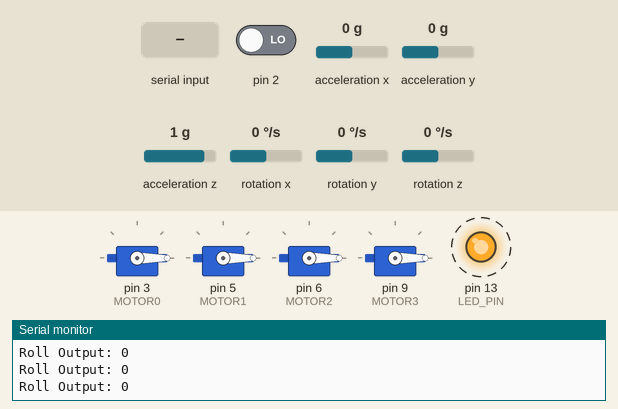
A sketch run on a simulated Arduino Uno, built with avr-gcc and run on an emulated ATmega328P. Shown: 4 × servo, output pins drawn as LEDs (lit = HIGH), the last lines printed to the serial monitor. Dashed ring = blinking. The test bench sets the inputs (shaded band); at power-on: acceleration x 0 g, acceleration y 0 g, acceleration z 1 g, pin 2 LOW, rotation x 0 °/s, rotation y 0 °/s, rotation z 0 °/s. The sensor or clock chip raises its interrupt line as the real part does.

Above: at 5.7 s.
5.8 s: acceleration x set to -1.4 g
8.8 s: "90,45\n" received over Serial
At 10.58 s:
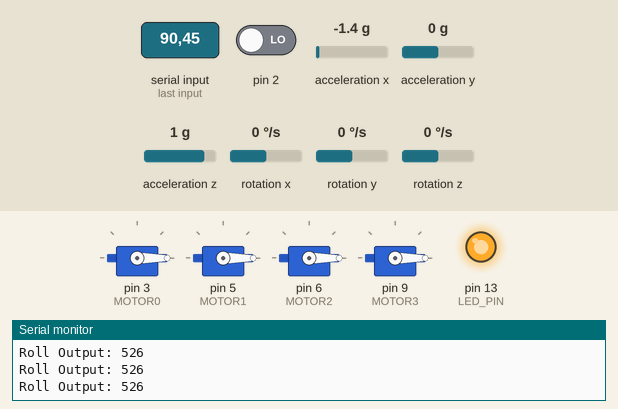
11.8 s: "30,150\n" received over Serial
At 12.95 s:
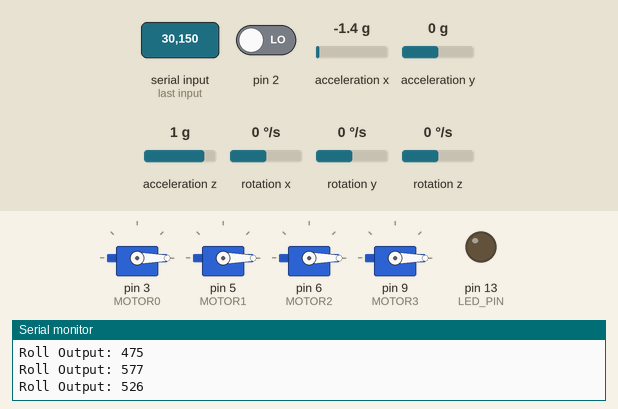
14.8 s: acceleration y set to -1.4 g
At 16.21 s:
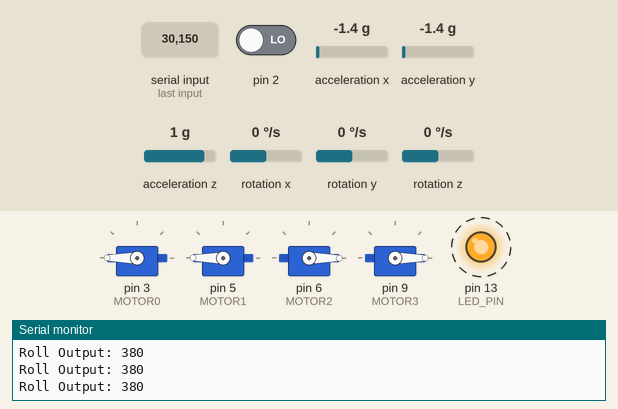
17.8 s: acceleration x set to 0.1 g
At 19.14 s:
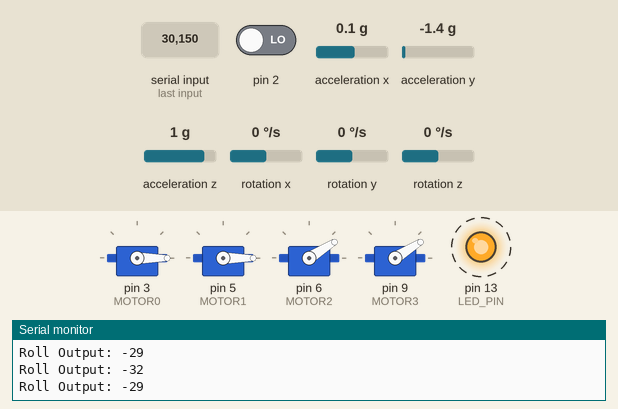
20.8 s: acceleration z set to 0 g
Timing chart, 0 to 24.8 s (numbered marks = the images above; inputs shaded):
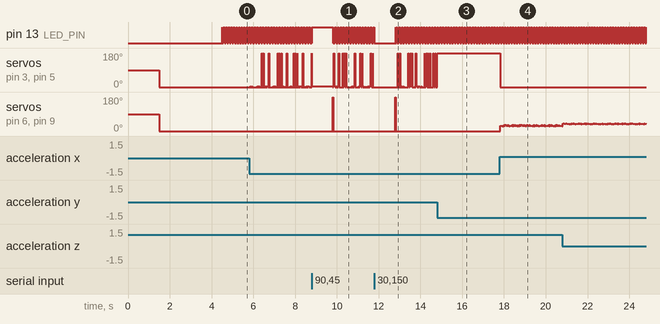

The sketch:

AdamCopter.ino
```cpp
#include "Config.h"
// Updates should (hopefully) always be available at https://github.com/jrowberg/i2cdevlib
#include "I2Cdev.h"
#include <Servo.h>

#include "MPU6050_6Axis_MotionApps20.h"
//#include "MPU6050.h" // not necessary if using MotionApps include file

// Arduino Wire library is required if I2Cdev I2CDEV_ARDUINO_WIRE implementation
// is used in I2Cdev.h
#if I2CDEV_IMPLEMENTATION == I2CDEV_ARDUINO_WIRE
#include "Wire.h"
#endif

// class default I2C address is 0x68
// specific I2C addresses may be passed as a parameter here
// AD0 low = 0x68 (default for SparkFun breakout and InvenSense evaluation board)
// AD0 high = 0x69
MPU6050 mpu;
//MPU6050 mpu(0x69); // <-- use for AD0 high

/* =========================================================================
   NOTE: In addition to connection 3.3v, GND, SDA, and SCL, this sketch
   depends on the MPU-6050's INT pin being connected to the Arduino's
   external interrupt #0 pin. On the Arduino Uno and Mega 2560, this is
   digital I/O pin 2.
   ========================================================================= */

/* =========================================================================
   NOTE: Arduino v1.0.1 with the Leonardo board generates a compile error
   when using Serial.write(buf, len). The Teapot output uses this method.
   The solution requires a modification to the Arduino USBAPI.h file, which
   is fortunately simple, but annoying. This will be fixed in the next IDE
   release. For more info, see these links:

   http://arduino.cc/forum/index.php/topic,109987.0.html
   http://code.google.com/p/arduino/issues/detail?id=958
   ========================================================================= */


// uncomment "OUTPUT_READABLE_QUATERNION" if you want to see the actual
// quaternion components in a [w, x, y, z] format (not best for parsing
// on a remote host such as Processing or something though)
//#define OUTPUT_READABLE_QUATERNION

// uncomment "OUTPUT_READABLE_EULER" if you want to see Euler angles
// (in degrees) calculated from the quaternions coming from the FIFO.
// Note that Euler angles suffer from gimbal lock (for more info, see
// http://en.wikipedia.org/wiki/Gimbal_lock)
//#define OUTPUT_READABLE_EULER

// uncomment "OUTPUT_READABLE_YAWPITCHROLL" if you want to see the yaw/
// pitch/roll angles (in degrees) calculated from the quaternions coming
// from the FIFO. Note this also requires gravity vector calculations.
// Also note that yaw/pitch/roll angles suffer from gimbal lock (for
// more info, see: http://en.wikipedia.org/wiki/Gimbal_lock)
//#define OUTPUT_READABLE_YAWPITCHROLL

//default mode to store values in yprout array for computing pid
#define OUTPUT_ARRAY_YAWPITCHROLL

// uncomment "OUTPUT_READABLE_REALACCEL" if you want to see acceleration
// components with gravity removed. This acceleration reference frame is
// not compensated for orientation, so +X is always +X according to the
// sensor, just without the effects of gravity. If you want acceleration
// compensated for orientation, us OUTPUT_READABLE_WORLDACCEL instead.
//#define OUTPUT_READABLE_REALACCEL

// uncomment "OUTPUT_READABLE_WORLDACCEL" if you want to see acceleration
// components with gravity removed and adjusted for the world frame of
// reference (yaw is relative to initial orientation, since no magnetometer
// is present in this case). Could be quite handy in some cases.
//#define OUTPUT_READABLE_WORLDACCEL

// uncomment "OUTPUT_TEAPOT" if you want output that matches the
// format used for the InvenSense teapot demo
//#define OUTPUT_TEAPOT


#define LED_PIN 13 // (Arduino is 13, Teensy is 11, Teensy++ is 6)
bool blinkState = false;

// MPU control/status vars
bool dmpReady = false;  // set true if DMP init was successful
uint8_t mpuIntStatus;   // holds actual interrupt status byte from MPU
uint8_t devStatus;      // return status after each device operation (0 = success, !0 = error)
uint16_t packetSize;    // expected DMP packet size (default is 42 bytes)
uint16_t fifoCount;     // count of all bytes currently in FIFO
uint8_t fifoBuffer[64]; // FIFO storage buffer

// orientation/motion vars
Quaternion q;           // [w, x, y, z]         quaternion container
VectorInt16 aa;         // [x, y, z]            accel sensor measurements
VectorInt16 aaReal;     // [x, y, z]            gravity-free accel sensor measurements
VectorInt16 aaWorld;    // [x, y, z]            world-frame accel sensor measurements
VectorFloat gravity;    // [x, y, z]            gravity vector
float euler[3];         // [psi, theta, phi]    Euler angle container
float ypr[3];           // [yaw, pitch, roll]   yaw/pitch/roll container and gravity vector

// packet structure for InvenSense teapot demo
uint8_t teapotPacket[14] = { '$', 0x02, 0, 0, 0, 0, 0, 0, 0, 0, 0x00, 0x00, '\r', '\n' };


// ================================================================
// ===               INTERRUPT DETECTION ROUTINE                ===
// ================================================================

volatile bool mpuInterrupt = false;     // indicates whether MPU interrupt pin has gone high
void dmpDataReady() {
  mpuInterrupt = true;
}
//------------------------------------------------------------END MPU HEADER------------------------------------------------------------

float yprout[3];

int yawSetPoint = 0;
int pitchSetPoint = 0;
int rollSetPoint = 0;

char throttle = 0;

int yawNow = 0;
int pitchNow = 0;
int rollNow = 0;

int yawTimeChange = 0;
int pitchTimeChange = 0;
int rollTimeChange = 0;

int yawLastTime = 0;
int pitchLastTime = 0;
int rollLastTime = 0;

int yawLastError = 0;
int pitchLastError = 0;
int rollLastError = 0;

int yawError = 0;
int pitchError = 0;
int rollError = 0;

int yawOutput = 0;
int pitchOutput = 0;
int rollOutput = 0;

Servo motor0;
Servo motor1;
Servo motor2;
Servo motor3;

int MotorTestOutput = 0;

void setup() {
  //Serial.begin(115200); //temp only! this is normally done in initMPU
  initMPU();
  motorInit();
  armMotors();
}

void loop() {
  updateMPUValues();//updates ypr[] array
  updateUserInput();//currently using hardcoded values for testing


//  Serial.println("ypr array");
//  Serial.print("ypr\t");
//  Serial.print(yprout[0]);
//  Serial.print("\t");
//  Serial.print(yprout[1]);
//  Serial.print("\t");
//  Serial.println(yprout[2]);

  //StabalizeYaw();
  //stabalizePitch();
  stabalizeRoll();


  motor0.write(throttle+rollOutput);
  motor1.write(throttle+rollOutput);
  motor2.write(throttle-rollOutput);
  motor3.write(throttle-rollOutput);

//  motor0.write(MotorTestOutput);
//  motor1.write(MotorTestOutput);
//  motor2.write(MotorTestOutput);
//  motor3.write(MotorTestOutput);

}
```

FlightControl.ino
```cpp
void flightControl(){

}

void StabalizeYaw(){

}

void stabalizePitch(){

}

void stabalizeRoll(){
  rollError = rollSetPoint - yprout[2];
  rollNow = millis();
  rollTimeChange = rollNow - rollLastTime;

  //final computation of output
  rollOutput = RKp * rollError + RKi * (rollError * rollTimeChange) + RKd * ((rollError - rollLastError)/rollTimeChange);
  Serial.print("Roll Output: ");
  Serial.println(rollOutput);

  //set maximum output values
//  if(rollOutput > 600) rollOutput = 600;
//  if(rollOutput < -600) rollOutput = -600;

  rollLastTime = rollNow;
  rollLastError = rollError;
  //Serial.println(rollOutput);

}
```

MPU_6050.ino
```cpp
void initMPU(){
    // join I2C bus (I2Cdev library doesn't do this automatically)
    #if I2CDEV_IMPLEMENTATION == I2CDEV_ARDUINO_WIRE
        Wire.begin();
        TWBR = 24; // 400kHz I2C clock (200kHz if CPU is 8MHz)
    #elif I2CDEV_IMPLEMENTATION == I2CDEV_BUILTIN_FASTWIRE
        Fastwire::setup(400, true);
    #endif

    // initialize serial communication
    // (115200 chosen because it is required for Teapot Demo output, but it's
    // really up to you depending on your project)
    Serial.begin(115200);
    //while (!Serial); // wait for Leonardo enumeration, others continue immediately

    // NOTE: 8MHz or slower host processors, like the Teensy @ 3.3v or Ardunio
    // Pro Mini running at 3.3v, cannot handle this baud rate reliably due to
    // the baud timing being too misaligned with processor ticks. You must use
    // 38400 or slower in these cases, or use some kind of external separate
    // crystal solution for the UART timer.

    // initialize device
    //Serial.println(F("Initializing I2C devices..."));
    mpu.initialize();

    // verify connection
    //Serial.println(F("Testing device connections..."));
    //Serial.println(mpu.testConnection() ? F("MPU6050 connection successful") : F("MPU6050 connection failed"));

    // wait for ready
//    Serial.println(F("\nSend any character to begin DMP programming and demo: "));
//    while (Serial.available() && Serial.read()); // empty buffer
//    while (!Serial.available());                 // wait for data
//    while (Serial.available() && Serial.read()); // empty buffer again

    // load and configure the DMP
    //Serial.println(F("Initializing DMP..."));
    devStatus = mpu.dmpInitialize();

    // supply your own gyro offsets here, scaled for min sensitivity
    mpu.setXGyroOffset(220);
    mpu.setYGyroOffset(76);
    mpu.setZGyroOffset(-85);
    mpu.setZAccelOffset(1788); // 1688 factory default for my test chip

    // make sure it worked (returns 0 if so)
    if (devStatus == 0) {
        // turn on the DMP, now that it's ready
        //Serial.println(F("Enabling DMP..."));
        mpu.setDMPEnabled(true);

        // enable Arduino interrupt detection
        //Serial.println(F("Enabling interrupt detection (Arduino external interrupt 0)..."));
        attachInterrupt(0, dmpDataReady, RISING);
        mpuIntStatus = mpu.getIntStatus();

        // set our DMP Ready flag so the main loop() function knows it's okay to use it
        //Serial.println(F("DMP ready! Waiting for first interrupt..."));
        dmpReady = true;

        // get expected DMP packet size for later comparison
        packetSize = mpu.dmpGetFIFOPacketSize();
    } else {
        // ERROR!
        // 1 = initial memory load failed
        // 2 = DMP configuration updates failed
        // (if it's going to break, usually the code will be 1)
        Serial.print(F("DMP Initialization failed (code "));
        Serial.print(devStatus);
        Serial.println(F(")"));
    }

    // configure LED for output
    pinMode(LED_PIN, OUTPUT);
}

void updateMPUValues(){
   // if programming failed, don't try to do anything
    if (!dmpReady) return;

    // wait for MPU interrupt or extra packet(s) available
    while (!mpuInterrupt && fifoCount < packetSize) {
        // other program behavior stuff here
        // .
        // .
        // .
        // if you are really paranoid you can frequently test in between other
        // stuff to see if mpuInterrupt is true, and if so, "break;" from the
        // while() loop to immediately process the MPU data
        // .
        // .
        // .
    }

    // reset interrupt flag and get INT_STATUS byte
    mpuInterrupt = false;
    mpuIntStatus = mpu.getIntStatus();

    // get current FIFO count
    fifoCount = mpu.getFIFOCount();


    // check for overflow (this should never happen unless our code is too inefficient)
    if ((mpuIntStatus & 0x10) || fifoCount == 1024) {
        // reset so we can continue cleanly
        mpu.resetFIFO();
        //Serial.println(F("FIFO overflow!"));
        //this annoyingly outputs when I want to do stuff with serial so I scraped it
    // otherwise, check for DMP data ready interrupt (this should happen frequently)
    } else if (mpuIntStatus & 0x02) {
        // wait for correct available data length, should be a VERY short wait
        while (fifoCount < packetSize) fifoCount = mpu.getFIFOCount();
        // read a packet from FIFO
        mpu.getFIFOBytes(fifoBuffer, packetSize);

        // track FIFO count here in case there is > 1 packet available
        // (this lets us immediately read more without waiting for an interrupt)
        fifoCount -= packetSize;
        #ifdef OUTPUT_READABLE_QUATERNION
            // display quaternion values in easy matrix form: w x y z
            mpu.dmpGetQuaternion(&q, fifoBuffer);
            Serial.print("quat\t");
            Serial.print(q.w);
            Serial.print("\t");
            Serial.print(q.x);
            Serial.print("\t");
            Serial.print(q.y);
            Serial.print("\t");
            Serial.println(q.z);
        #endif

        #ifdef OUTPUT_READABLE_EULER
            // display Euler angles in degrees
            mpu.dmpGetQuaternion(&q, fifoBuffer);
            mpu.dmpGetEuler(euler, &q);
            Serial.print("euler\t");
            Serial.print(euler[0] * 180/M_PI);
            Serial.print("\t");
            Serial.print(euler[1] * 180/M_PI);
            Serial.print("\t");
            Serial.println(euler[2] * 180/M_PI);
        #endif

        #ifdef OUTPUT_ARRAY_YAWPITCHROLL
            // default mode to store values in yprout array for computing pid
            mpu.dmpGetQuaternion(&q, fifoBuffer);
            mpu.dmpGetGravity(&gravity, &q);
            mpu.dmpGetYawPitchRoll(ypr, &q, &gravity);


            yprout[0] = ypr[0] * 180/M_PI; //yaw - good, no need to be switched

            yprout[1] = ypr[2] * 180/M_PI; //pitch - actually holding the roll value

            yprout[2] = ypr[1] * 180/M_PI; //roll - actually holding the pitch value
        #endif

        #ifdef OUTPUT_READABLE_YAWPITCHROLL
            // display Euler angles in degrees
            mpu.dmpGetQuaternion(&q, fifoBuffer);
            mpu.dmpGetGravity(&gravity, &q);
            mpu.dmpGetYawPitchRoll(ypr, &q, &gravity);
            Serial.print("ypr\t");
            Serial.print(ypr[0] * 180/M_PI);
            Serial.print("\t");
            Serial.print(ypr[1] * 180/M_PI);
            Serial.print("\t");
            Serial.println(ypr[2] * 180/M_PI);
        #endif

        #ifdef OUTPUT_READABLE_REALACCEL
            // display real acceleration, adjusted to remove gravity
            mpu.dmpGetQuaternion(&q, fifoBuffer);
            mpu.dmpGetAccel(&aa, fifoBuffer);
            mpu.dmpGetGravity(&gravity, &q);
            mpu.dmpGetLinearAccel(&aaReal, &aa, &gravity);
            Serial.print("areal\t");
            Serial.print(aaReal.x);
            Serial.print("\t");
            Serial.print(aaReal.y);
            Serial.print("\t");
            Serial.println(aaReal.z);
        #endif

        #ifdef OUTPUT_READABLE_WORLDACCEL
            // display initial world-frame acceleration, adjusted to remove gravity
            // and rotated based on known orientation from quaternion
            mpu.dmpGetQuaternion(&q, fifoBuffer);
            mpu.dmpGetAccel(&aa, fifoBuffer);
            mpu.dmpGetGravity(&gravity, &q);
            mpu.dmpGetLinearAccel(&aaReal, &aa, &gravity);
            mpu.dmpGetLinearAccelInWorld(&aaWorld, &aaReal, &q);
            Serial.print("aworld\t");
            Serial.print(aaWorld.x);
            Serial.print("\t");
            Serial.print(aaWorld.y);
            Serial.print("\t");
            Serial.println(aaWorld.z);
        #endif

        #ifdef OUTPUT_TEAPOT
            // display quaternion values in InvenSense Teapot demo format:
            teapotPacket[2] = fifoBuffer[0];
            teapotPacket[3] = fifoBuffer[1];
            teapotPacket[4] = fifoBuffer[4];
            teapotPacket[5] = fifoBuffer[5];
            teapotPacket[6] = fifoBuffer[8];
            teapotPacket[7] = fifoBuffer[9];
            teapotPacket[8] = fifoBuffer[12];
            teapotPacket[9] = fifoBuffer[13];
            Serial.write(teapotPacket, 14);
            teapotPacket[11]++; // packetCount, loops at 0xFF on purpose
        #endif

        // blink LED to indicate activity
        blinkState = !blinkState;
        digitalWrite(LED_PIN, blinkState);
    }
}
```

Outputs.ino
```cpp
  //motor0 left front
  //motor1
  //motor2
  //motor3


void motorInit(){

  pinMode(MOTOR0,OUTPUT);
  pinMode(MOTOR1,OUTPUT);
  pinMode(MOTOR2,OUTPUT);
  pinMode(MOTOR3,OUTPUT);

  motor0.attach(MOTOR0);
  motor1.attach(MOTOR1);
  motor2.attach(MOTOR2);
  motor3.attach(MOTOR3);

  delay(1000);

  motor0.write(0);
  motor1.write(0);
  motor2.write(0);
  motor3.write(0);

  delay(3000);


//  analogWrite(MOTOR0,MOTOR_ZERO_LEVEL);
//  analogWrite(MOTOR1,MOTOR_ZERO_LEVEL);
//  analogWrite(MOTOR2,MOTOR_ZERO_LEVEL);
//  analogWrite(MOTOR3,MOTOR_ZERO_LEVEL);
}

//this gets the motors ready to start turning
void armMotors(){
//  delay(3000);
//  analogWrite(MOTOR0,MOTOR_ZERO_LEVEL);
//  analogWrite(MOTOR1,MOTOR_ZERO_LEVEL);
//  analogWrite(MOTOR2,MOTOR_ZERO_LEVEL);
//  analogWrite(MOTOR3,MOTOR_ZERO_LEVEL);
//  delay(1000);
//
//  analogWrite(MOTOR0,160);
//  analogWrite(MOTOR1,160);
//  analogWrite(MOTOR2,160);
//  analogWrite(MOTOR3,160);
//  delay(1000);
//
//  analogWrite(MOTOR0,MOTOR_ZERO_LEVEL);
//  analogWrite(MOTOR1,MOTOR_ZERO_LEVEL);
//  analogWrite(MOTOR2,MOTOR_ZERO_LEVEL);
//  analogWrite(MOTOR3,MOTOR_ZERO_LEVEL);
//  delay(1000);
}
```

User_Input.ino
```cpp
void updateUserInput(){

//  while(Serial.available()){
//    throttle = Serial.parseInt();
//    Serial.println(throttle);
//  }

//    while (Serial.available() > 0) {
//
//      // look for the next valid integer in the incoming serial stream:
//      MotorTestOutput = (int)Serial.parseInt();
//
//        Serial.print("MotorTestOutput: ");
//        Serial.println(MotorTestOutput);
//
//    }

    while (Serial.available() > 0) {

      // look for the next valid integer in the incoming serial stream:
      throttle = (int)Serial.parseInt();

        Serial.print("throttle: ");
        Serial.println(throttle);

    }

  yawSetPoint = 0;//get data from processing in the future
  pitchSetPoint = 0;
  rollSetPoint = 0;
}
```

Config.h
```cpp
#define MOTOR_ZERO_LEVEL  10

//Motor Pins
#define MOTOR0  3
#define MOTOR1  5
#define MOTOR2  6
#define MOTOR3  9

//==============PID Values==============//

//Yaw
#define YKp 0.680
#define YKi 0.500
#define YKd 0.0001


//Pitch
#define PKp 0.250
#define PKi 0.950
#define PKd 0.011

//Roll
#define RKp 0.250
#define RKi 0.950
#define RKd 0.011
```

Measured:
- after the input at 8.8 s, servo on pin 6 (MOTOR2), servo on pin 9 (MOTOR3): 0° → 180° after 1.0 s, → 0° 0.02 s later
- after the input at 11.8 s, servo on pin 6 (MOTOR2), servo on pin 9 (MOTOR3): 0° → 180° after 1.0 s, → 0° 0.02 s later
- after the input at 17.8 s, servo on pin 3 (MOTOR0), servo on pin 5 (MOTOR1): 180° → 0° at once
- by itself, pin 13 (LED_PIN): alternates HIGH for 0.01 s and LOW for 0.01 s
